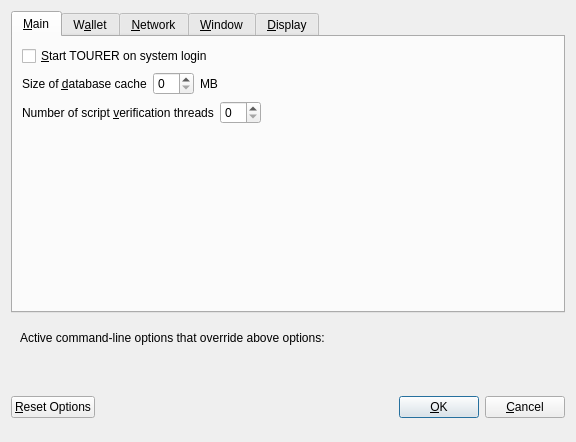
<?xml version="1.0" encoding="UTF-8"?>
<ui version="4.0">
 <class>OptionsDialog</class>
 <widget class="QDialog" name="OptionsDialog">
  <property name="geometry">
   <rect>
    <x>0</x>
    <y>0</y>
    <width>576</width>
    <height>442</height>
   </rect>
  </property>
  <property name="windowTitle">
   <string>Options</string>
  </property>
  <property name="modal">
   <bool>true</bool>
  </property>
  <layout class="QVBoxLayout" name="verticalLayout">
   <item>
    <widget class="QTabWidget" name="tabWidget">
     <property name="currentIndex">
      <number>0</number>
     </property>
     <widget class="QWidget" name="tabMain">
      <attribute name="title">
       <string>&amp;Main</string>
      </attribute>
      <layout class="QVBoxLayout" name="verticalLayout_Main">
       <item>
        <widget class="QCheckBox" name="bitcoinAtStartup">
         <property name="toolTip">
          <string>Automatically start TOURER after logging in to the system.</string>
         </property>
         <property name="text">
          <string>&amp;Start TOURER on system login</string>
         </property>
        </widget>
       </item>
       <item>
        <layout class="QHBoxLayout" name="horizontalLayout_2_Main">
         <item>
          <widget class="QLabel" name="databaseCacheLabel">
           <property name="text">
            <string>Size of &amp;database cache</string>
           </property>
           <property name="textFormat">
            <enum>Qt::PlainText</enum>
           </property>
           <property name="buddy">
            <cstring>databaseCache</cstring>
           </property>
          </widget>
         </item>
         <item>
          <widget class="QSpinBox" name="databaseCache"/>
         </item>
         <item>
          <widget class="QLabel" name="databaseCacheUnitLabel">
           <property name="text">
            <string>MB</string>
           </property>
           <property name="textFormat">
            <enum>Qt::PlainText</enum>
           </property>
          </widget>
         </item>
         <item>
          <spacer name="horizontalSpacer_2_Main">
           <property name="orientation">
            <enum>Qt::Horizontal</enum>
           </property>
           <property name="sizeHint" stdset="0">
            <size>
             <width>40</width>
             <height>20</height>
            </size>
           </property>
          </spacer>
         </item>
        </layout>
       </item>
       <item>
        <layout class="QHBoxLayout" name="horizontalLayout_3_Main">
         <item>
          <widget class="QLabel" name="threadsScriptVerifLabel">
           <property name="text">
            <string>Number of script &amp;verification threads</string>
           </property>
           <property name="textFormat">
            <enum>Qt::PlainText</enum>
           </property>
           <property name="buddy">
            <cstring>threadsScriptVerif</cstring>
           </property>
          </widget>
         </item>
         <item>
          <widget class="QSpinBox" name="threadsScriptVerif">
           <property name="toolTip">
            <string>(0 = auto, &lt;0 = leave that many cores free)</string>
           </property>
          </widget>
         </item>
         <item>
          <spacer name="horizontalSpacer_3_Main">
           <property name="orientation">
            <enum>Qt::Horizontal</enum>
           </property>
           <property name="sizeHint" stdset="0">
            <size>
             <width>40</width>
             <height>20</height>
            </size>
           </property>
          </spacer>
         </item>
        </layout>
       </item>
       <item>
        <spacer name="verticalSpacer_2">
         <property name="orientation">
          <enum>Qt::Vertical</enum>
         </property>
         <property name="sizeHint" stdset="0">
          <size>
           <width>20</width>
           <height>40</height>
          </size>
         </property>
        </spacer>
       </item>
      </layout>
     </widget>
     <widget class="QWidget" name="tabWallet">
      <attribute name="title">
       <string>W&amp;allet</string>
      </attribute>
      <layout class="QVBoxLayout" name="verticalLayout_Wallet">
       <item>
        <layout class="QHBoxLayout" name="horizontalLayout_2_Wallet">
         <item>
          <widget class="QLabel" name="labelStakeSplitThresholdText">
           <property name="text">
            <string>Stake split threshold:</string>
           </property>
          </widget>
         </item>
         <item>
          <widget class="QSpinBox" name="spinBoxStakeSplitThreshold">
           <property name="minimum">
            <number>1</number>
           </property>
           <property name="maximum">
            <number>999999</number>
           </property>
          </widget>
         </item>
        </layout>
       </item>
       <item>
        <widget class="QGroupBox" name="groupBox">
         <property name="title">
          <string>Expert</string>
         </property>
         <layout class="QVBoxLayout" name="verticalLayout_2">
          <item>
           <widget class="QCheckBox" name="coinControlFeatures">
            <property name="toolTip">
             <string>Whether to show coin control features or not.</string>
            </property>
            <property name="text">
             <string>Enable coin &amp;control features</string>
            </property>
           </widget>
          </item>
          <item>
           <widget class="QCheckBox" name="showMasternodesTab">
            <property name="toolTip">
             <string>Show additional tab listing all your masternodes in first sub-tab&lt;br/&gt;and all masternodes on the network in second sub-tab.</string>
            </property>
            <property name="text">
             <string>Show Masternodes Tab</string>
            </property>
           </widget>
          </item>
          <item>
           <widget class="QCheckBox" name="spendZeroConfChange">
            <property name="toolTip">
             <string>If you disable the spending of unconfirmed change, the change from a transaction&lt;br/&gt;cannot be used until that transaction has at least one confirmation.&lt;br/&gt;This also affects how your balance is computed.</string>
            </property>
            <property name="text">
             <string>&amp;Spend unconfirmed change</string>
            </property>
           </widget>
          </item>
         </layout>
        </widget>
       </item>
       <item>
        <spacer name="verticalSpacer_Wallet">
         <property name="orientation">
          <enum>Qt::Vertical</enum>
         </property>
         <property name="sizeHint" stdset="0">
          <size>
           <width>20</width>
           <height>40</height>
          </size>
         </property>
        </spacer>
       </item>
      </layout>
     </widget>
     <widget class="QWidget" name="tabNetwork">
      <attribute name="title">
       <string>&amp;Network</string>
      </attribute>
      <layout class="QVBoxLayout" name="verticalLayout_Network">
       <item>
        <widget class="QCheckBox" name="mapPortUpnp">
         <property name="toolTip">
          <string>Automatically open the TOURER client port on the router. This only works when your router supports UPnP and it is enabled.</string>
         </property>
         <property name="text">
          <string>Map port using &amp;UPnP</string>
         </property>
        </widget>
       </item>
       <item>
        <widget class="QCheckBox" name="allowIncoming">
         <property name="toolTip">
          <string>Accept connections from outside</string>
         </property>
         <property name="text">
          <string>Allow incoming connections</string>
         </property>
        </widget>
       </item>
       <item>
        <widget class="QCheckBox" name="connectSocks">
         <property name="toolTip">
          <string>Connect to the TOURER network through a SOCKS5 proxy.</string>
         </property>
         <property name="text">
          <string>&amp;Connect through SOCKS5 proxy (default proxy):</string>
         </property>
        </widget>
       </item>
       <item>
        <layout class="QHBoxLayout" name="horizontalLayout_1_Network">
         <item>
          <widget class="QLabel" name="proxyIpLabel">
           <property name="text">
            <string>Proxy &amp;IP:</string>
           </property>
           <property name="textFormat">
            <enum>Qt::PlainText</enum>
           </property>
           <property name="buddy">
            <cstring>proxyIp</cstring>
           </property>
          </widget>
         </item>
         <item>
          <widget class="QValidatedLineEdit" name="proxyIp">
           <property name="minimumSize">
            <size>
             <width>140</width>
             <height>0</height>
            </size>
           </property>
           <property name="maximumSize">
            <size>
             <width>140</width>
             <height>16777215</height>
            </size>
           </property>
           <property name="toolTip">
            <string>IP address of the proxy (e.g. IPv4: 127.0.0.1 / IPv6: ::1)</string>
           </property>
          </widget>
         </item>
         <item>
          <widget class="QLabel" name="proxyPortLabel">
           <property name="text">
            <string>&amp;Port:</string>
           </property>
           <property name="textFormat">
            <enum>Qt::PlainText</enum>
           </property>
           <property name="buddy">
            <cstring>proxyPort</cstring>
           </property>
          </widget>
         </item>
         <item>
          <widget class="QLineEdit" name="proxyPort">
           <property name="minimumSize">
            <size>
             <width>55</width>
             <height>0</height>
            </size>
           </property>
           <property name="maximumSize">
            <size>
             <width>55</width>
             <height>16777215</height>
            </size>
           </property>
           <property name="toolTip">
            <string>Port of the proxy (e.g. 9050)</string>
           </property>
          </widget>
         </item>
         <item>
          <spacer name="horizontalSpacer_1_Network">
           <property name="orientation">
            <enum>Qt::Horizontal</enum>
           </property>
           <property name="sizeHint" stdset="0">
            <size>
             <width>40</width>
             <height>20</height>
            </size>
           </property>
          </spacer>
         </item>
        </layout>
       </item>
       <item>
        <spacer name="verticalSpacer_Network">
         <property name="orientation">
          <enum>Qt::Vertical</enum>
         </property>
         <property name="sizeHint" stdset="0">
          <size>
           <width>20</width>
           <height>40</height>
          </size>
         </property>
        </spacer>
       </item>
      </layout>
     </widget>
     <widget class="QWidget" name="tabWindow">
      <attribute name="title">
       <string>&amp;Window</string>
      </attribute>
      <layout class="QVBoxLayout" name="verticalLayout_Window">
       <item>
        <widget class="QCheckBox" name="minimizeToTray">
         <property name="toolTip">
          <string>Show only a tray icon after minimizing the window.</string>
         </property>
         <property name="text">
          <string>&amp;Minimize to the tray instead of the taskbar</string>
         </property>
        </widget>
       </item>
       <item>
        <widget class="QCheckBox" name="minimizeOnClose">
         <property name="toolTip">
          <string>Minimize instead of exit the application when the window is closed. When this option is enabled, the application will be closed only after selecting Quit in the menu.</string>
         </property>
         <property name="text">
          <string>M&amp;inimize on close</string>
         </property>
        </widget>
       </item>
       <item>
        <spacer name="verticalSpacer_Window">
         <property name="orientation">
          <enum>Qt::Vertical</enum>
         </property>
         <property name="sizeHint" stdset="0">
          <size>
           <width>20</width>
           <height>40</height>
          </size>
         </property>
        </spacer>
       </item>
      </layout>
     </widget>
     <widget class="QWidget" name="tabDisplay">
      <attribute name="title">
       <string>&amp;Display</string>
      </attribute>
      <layout class="QVBoxLayout" name="verticalLayout_Display">
       <item>
        <layout class="QHBoxLayout" name="horizontalLayout_1_Display">
         <item>
          <widget class="QLabel" name="langLabel">
           <property name="text">
            <string>User Interface &amp;language:</string>
           </property>
           <property name="textFormat">
            <enum>Qt::PlainText</enum>
           </property>
           <property name="buddy">
            <cstring>lang</cstring>
           </property>
          </widget>
         </item>
         <item>
          <widget class="QValueComboBox" name="lang">
           <property name="toolTip">
            <string>The user interface language can be set here. This setting will take effect after restarting TOURER.</string>
           </property>
          </widget>
         </item>
        </layout>
       </item>
       <item>
        <widget class="QLabel" name="label_3">
         <property name="toolTip">
          <string notr="true"/>
         </property>
         <property name="statusTip">
          <string notr="true"/>
         </property>
         <property name="whatsThis">
          <string notr="true"/>
         </property>
         <property name="accessibleName">
          <string notr="true"/>
         </property>
         <property name="text">
          <string>Language missing or translation incomplete? Help contributing translations here:
https://discord.gg/grQrQ3fw8T</string>
         </property>
         <property name="wordWrap">
          <bool>true</bool>
         </property>
         <property name="openExternalLinks">
          <bool>true</bool>
         </property>
         <property name="textInteractionFlags">
          <set>Qt::TextBrowserInteraction</set>
         </property>
        </widget>
       </item>
       <item>
        <layout class="QHBoxLayout" name="horizontalLayout_2_Display" stretch="0,0">
         <item>
          <widget class="QLabel" name="themeLabel">
           <property name="text">
            <string>User Interface Theme:</string>
           </property>
          </widget>
         </item>
         <item>
          <widget class="QValueComboBox" name="theme"/>
         </item>
        </layout>
       </item>
       <item>
        <widget class="QWidget" name="verticalDisplayWidget" native="true">
         <layout class="QVBoxLayout" name="verticalDisplayLayout">
          <property name="margin">
           <number>0</number>
          </property>
          <item>
           <widget class="Line" name="line">
            <property name="orientation">
             <enum>Qt::Horizontal</enum>
            </property>
           </widget>
          </item>
          <item>
           <layout class="QHBoxLayout" name="horizontalLayout_3_Display">
            <item>
             <widget class="QLabel" name="unitLabel">
              <property name="text">
               <string>Unit to show amounts in:</string>
              </property>
              <property name="textFormat">
               <enum>Qt::PlainText</enum>
              </property>
             </widget>
            </item>
            <item>
             <widget class="QValueComboBox" name="unit">
              <property name="toolTip">
               <string>Choose the default subdivision unit to show in the interface and when sending coins.</string>
              </property>
             </widget>
            </item>
           </layout>
          </item>
          <item>
           <layout class="QHBoxLayout" name="horizontalLayout_4_Display">
            <item>
             <widget class="QLabel" name="digitsLabel">
              <property name="text">
               <string>Decimal digits</string>
              </property>
             </widget>
            </item>
            <item>
             <widget class="QValueComboBox" name="digits"/>
            </item>
           </layout>
          </item>
          <item>
           <layout class="QHBoxLayout" name="horizontalLayout_5_Display">
            <item>
             <widget class="QCheckBox" name="checkBoxHideZeroBalances">
              <property name="toolTip">
               <string>Hide empty balances</string>
              </property>
              <property name="layoutDirection">
               <enum>Qt::LeftToRight</enum>
              </property>
              <property name="text">
               <string>Hide empty balances</string>
              </property>
             </widget>
            </item>
            <item>
             <widget class="QCheckBox" name="checkBoxHideOrphans">
              <property name="toolTip">
               <string>Hide orphan stakes in transaction lists</string>
              </property>
              <property name="text">
               <string>Hide orphan stakes</string>
              </property>
             </widget>
            </item>
            <item>
             <spacer name="horizontalSpacer">
              <property name="orientation">
               <enum>Qt::Horizontal</enum>
              </property>
              <property name="sizeHint" stdset="0">
               <size>
                <width>40</width>
                <height>20</height>
               </size>
              </property>
             </spacer>
            </item>
           </layout>
          </item>
          <item>
           <layout class="QHBoxLayout" name="horizontalLayout_6_Display">
            <item>
             <widget class="QLabel" name="thirdPartyTxUrlsLabel">
              <property name="toolTip">
               <string>Third party URLs (e.g. a block explorer) that appear in the transactions tab as context menu items. %s in the URL is replaced by transaction hash. Multiple URLs are separated by vertical bar |.</string>
              </property>
              <property name="text">
               <string>Third party transaction URLs</string>
              </property>
             </widget>
            </item>
            <item>
             <widget class="QLineEdit" name="thirdPartyTxUrls">
              <property name="toolTip">
               <string>Third party URLs (e.g. a block explorer) that appear in the transactions tab as context menu items. %s in the URL is replaced by transaction hash. Multiple URLs are separated by vertical bar |.</string>
              </property>
             </widget>
            </item>
           </layout>
          </item>
         </layout>
        </widget>
       </item>
       <item>
        <spacer name="verticalSpacer">
         <property name="orientation">
          <enum>Qt::Vertical</enum>
         </property>
         <property name="sizeHint" stdset="0">
          <size>
           <width>20</width>
           <height>40</height>
          </size>
         </property>
        </spacer>
       </item>
      </layout>
     </widget>
    </widget>
   </item>
   <item>
    <widget class="QFrame" name="frame">
     <layout class="QVBoxLayout" name="verticalLayout_Bottom">
      <item>
       <layout class="QHBoxLayout" name="horizontalLayout_Bottom">
        <item>
         <widget class="QLabel" name="overriddenByCommandLineInfoLabel">
          <property name="text">
           <string>Active command-line options that override above options:</string>
          </property>
          <property name="textFormat">
           <enum>Qt::PlainText</enum>
          </property>
         </widget>
        </item>
        <item>
         <spacer name="horizontalSpacer_Bottom">
          <property name="orientation">
           <enum>Qt::Horizontal</enum>
          </property>
          <property name="sizeHint" stdset="0">
           <size>
            <width>40</width>
            <height>20</height>
           </size>
          </property>
         </spacer>
        </item>
       </layout>
      </item>
      <item>
       <widget class="QLabel" name="overriddenByCommandLineLabel">
        <property name="text">
         <string/>
        </property>
        <property name="textFormat">
         <enum>Qt::PlainText</enum>
        </property>
        <property name="wordWrap">
         <bool>true</bool>
        </property>
       </widget>
      </item>
     </layout>
    </widget>
   </item>
   <item>
    <layout class="QHBoxLayout" name="horizontalLayout_Buttons">
     <item>
      <widget class="QPushButton" name="resetButton">
       <property name="toolTip">
        <string>Reset all client options to default.</string>
       </property>
       <property name="text">
        <string>&amp;Reset Options</string>
       </property>
       <property name="autoDefault">
        <bool>false</bool>
       </property>
      </widget>
     </item>
     <item>
      <spacer name="horizontalSpacer_1">
       <property name="orientation">
        <enum>Qt::Horizontal</enum>
       </property>
       <property name="sizeHint" stdset="0">
        <size>
         <width>40</width>
         <height>48</height>
        </size>
       </property>
      </spacer>
     </item>
     <item>
      <widget class="QLabel" name="statusLabel">
       <property name="minimumSize">
        <size>
         <width>200</width>
         <height>0</height>
        </size>
       </property>
       <property name="font">
        <font>
         <weight>75</weight>
         <bold>true</bold>
        </font>
       </property>
       <property name="text">
        <string/>
       </property>
       <property name="textFormat">
        <enum>Qt::PlainText</enum>
       </property>
       <property name="wordWrap">
        <bool>true</bool>
       </property>
      </widget>
     </item>
     <item>
      <spacer name="horizontalSpacer_2">
       <property name="orientation">
        <enum>Qt::Horizontal</enum>
       </property>
       <property name="sizeHint" stdset="0">
        <size>
         <width>40</width>
         <height>48</height>
        </size>
       </property>
      </spacer>
     </item>
     <item>
      <widget class="QPushButton" name="okButton">
       <property name="text">
        <string>&amp;OK</string>
       </property>
       <property name="autoDefault">
        <bool>false</bool>
       </property>
       <property name="default">
        <bool>true</bool>
       </property>
      </widget>
     </item>
     <item>
      <widget class="QPushButton" name="cancelButton">
       <property name="text">
        <string>&amp;Cancel</string>
       </property>
       <property name="autoDefault">
        <bool>false</bool>
       </property>
      </widget>
     </item>
    </layout>
   </item>
  </layout>
 </widget>
 <customwidgets>
  <customwidget>
   <class>QValidatedLineEdit</class>
   <extends>QLineEdit</extends>
   <header>qvalidatedlineedit.h</header>
  </customwidget>
  <customwidget>
   <class>QValueComboBox</class>
   <extends>QComboBox</extends>
   <header>qvaluecombobox.h</header>
  </customwidget>
 </customwidgets>
 <resources/>
 <connections/>
</ui>
